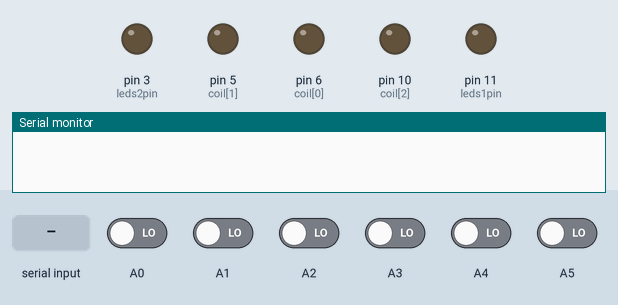
Simulated run of this sketch. Board: Arduino Uno, built with avr-gcc and run on an emulated ATmega328P. On the bench: output pins drawn as LEDs (lit = HIGH), the last lines printed to the serial monitor. The inputs (shaded band) are chosen by the test bench; at power-on: A0–5 LOW.

Above: at 1.2 s.
1.3 s: "1" received over the second serial link
At 2.6 s:
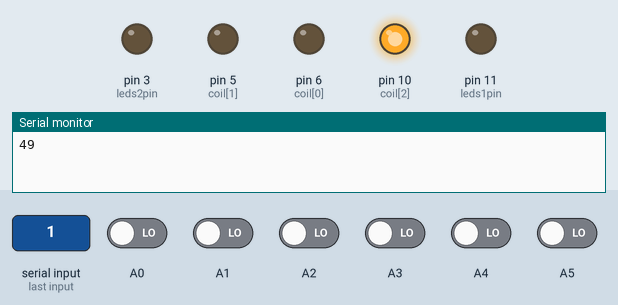
Timing chart, 0 to 4.3 s (numbered marks = the images above; inputs shaded):
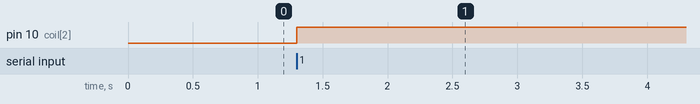

Measured:
- after the input at 1.3 s, pin 10 (coil[2]): LOW → HIGH at once

The sketch:

SoftwareSerial_test_partA.ino
```cpp
#include <SoftwareSerial.h>

#define NUM_CONN 3

SoftwareSerial* bus[NUM_CONN];
int RX[NUM_CONN] = {A1, A3, A5};
int TX[NUM_CONN] = {A0, A2, A4};
int coil[NUM_CONN] = {6, 5, 10};
volatile uint8_t *rxPortRegister[NUM_CONN];
uint8_t rxBitMask[NUM_CONN];

#define leds1pin 11
#define leds2pin 3

const int myID = 1;

int activeBus = -1;

unsigned long listenStartTime = 0;
#define listenTimeout 20

void setup(){
  for (int i=0; i<NUM_CONN; i++) {
    bus[i] = new SoftwareSerial(RX[i], TX[i]);
    bus[i]->begin(9600); //1200
    pinMode(coil[i], OUTPUT);

    uint8_t port = digitalPinToPort(RX[i]);
    rxPortRegister[i] = portInputRegister(port);
    rxBitMask[i] = digitalPinToBitMask(RX[i]);
  }

  pinMode(leds1pin, OUTPUT);
  pinMode(leds2pin, OUTPUT);

  digitalWrite(leds1pin, LOW);
  digitalWrite(leds2pin, LOW);

  Serial.begin(9600);
}

void loop(){
  if (activeBus==-1) {
    for (int i=0; i<NUM_CONN; i++) {
      if (!rxRead(i)) {
        setActiveBus(i);
      }
    }
  }
  else {
    readActiveBus();
  }
}

uint8_t rxRead(int index) {
  return *rxPortRegister[index] & rxBitMask[index];
}

void setActiveBus(int index) {
  activeBus = index;
  listenStartTime = millis();
  bus[index]->listen();
  // SoftwareSerial::handle_interrupt(); // not possible? So requires sending a pulse before sending message.
}

void readActiveBus() {
  //if( bus[activeBus]->available() ){
  while( bus[activeBus]->available() ){
    // only toggle bus's led when index is myID ?
    int index = int(bus[activeBus]->read());
    if(index != 0) {
      // Serial.write(index);
      Serial.println(index);
      //if( index == myID ){
        // int brightness = index*100/10*255/100;
        int brightness = float(index)/10*255;
        //toggleCoil(activeBus, brightness);
        setCoil(activeBus, brightness);
      //   bus[index]->print("I am ");
      //   bus[index]->println(myID);
      //}
      // since we're only sending one thing, after reading it we start checking other ports again
      activeBus = -1;
      break;
    }
  }
  if (millis()-listenStartTime > listenTimeout) activeBus = -1;
}

void toggleCoil(int index) {
  digitalWrite(coil[index], !digitalRead(coil[index]));
}
void setCoil(int index, int value) {
  analogWrite(coil[index], value);
}
```
